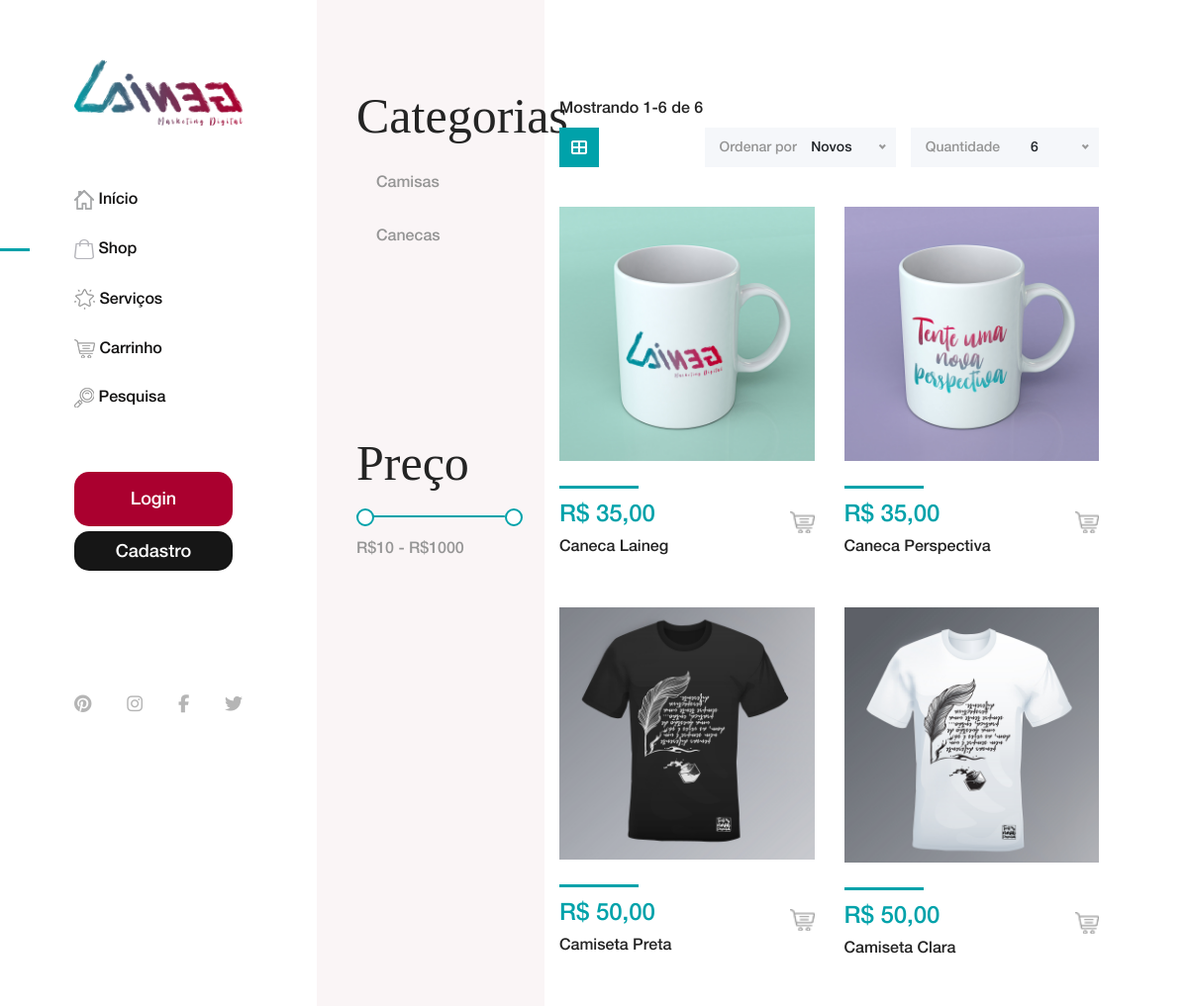
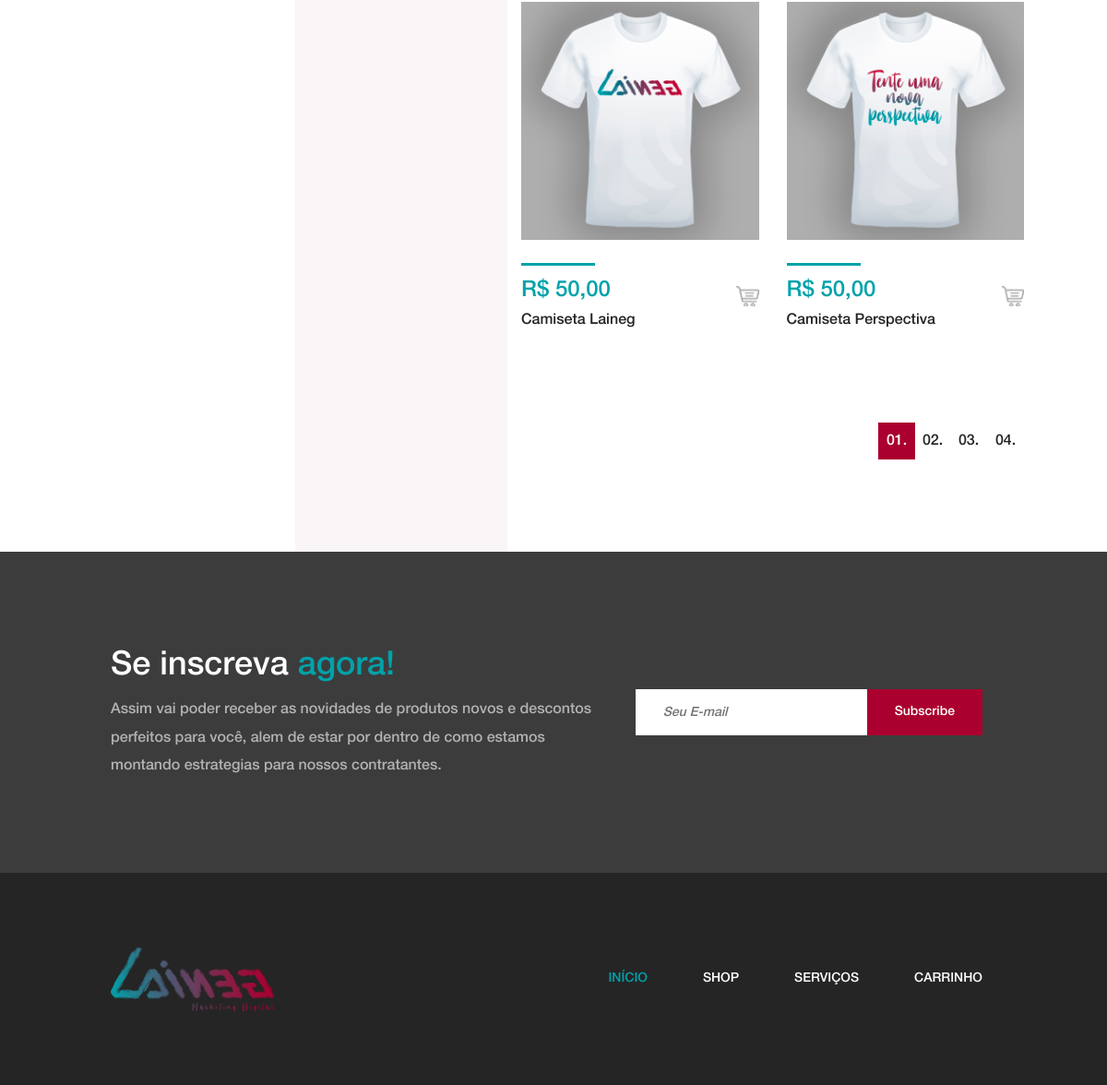
The page /shop.php on the database its author committed (2 pictures, top to bottom).
### tables this page shows
CREATE TABLE `carrinho_produtos` (
  `produto_id` int(11) NOT NULL,
  `produto_nome` varchar(255) NOT NULL,
  `produto_preco` decimal(10,2) NOT NULL,
  `produto_quantidade` int(11) NOT NULL,
  `produto_img` varchar(255) NOT NULL
);

### shop.php (the view, shortened to what this page needs)
<?php
require_once('conn.php');
?>
<!DOCTYPE html>
<html lang="en">
<head>
    <link rel="stylesheet" href="css/core-style.css">
</head>
<body>
    <div class="main-content-wrapper d-flex clearfix">
        <header class="header-area">
            <div class="logo">
                <a href="index.php"><img src="images/core-img/logo.png" alt=""></a>
            </div>
            <nav class="amado-nav mb-50">
                <ul>
                    <li><a href="index.php"><img src="images/inicio.png" alt=""> Início</a></li>
                    <li class="active"><a href="shop.php"><img src="images/loja.png" alt=""> Shop</a></li>
                    <li><a href="servicos.php"><img src="images/core-img/favorites.png" alt=""> Serviços</a></li>
                    <li><a href="carrinho.php" class="cart-nav"><img src="images/core-img/cart.png" alt=""> Carrinho</a>
                    <li>
                    <li><a href="#" class="search-nav"><img src="images/core-img/search.png" alt=""> Pesquisa</a>
                </ul>
            </nav>
            <div class="login-cad mt-30 mb-100">
                <a href="login.php" class="btn-padrao">Login</a>
                <a href="cadastro.php" class="btn-padrao-x">Cadastro</a>
            </div>
            <div class="social-info d-flex justify-content-between">
                <a href="#"><i class="fa fa-pinterest" aria-hidden="true"></i></a>
                <a href="https://www.instagram.com/laineg.corp/"><i class="fa fa-instagram" aria-hidden="true"></i></a>
                <a href="#"><i class="fa fa-facebook" aria-hidden="true"></i></a>
                <a href="https://twitter.com/LainegCorp"><i class="fa fa-twitter" aria-hidden="true"></i></a>
            </div>
        </header>
        <div class="shop_sidebar_area clearfix">
            <div class="widget catagory mb-5">
                <h3 style="font-size: 50px; font-family:'Molliquam', serif">Categorias</h3>
                <div class="catagories-menu">
                    <ul>
                        <li class=""><a href="#">Camisas</a></li>
                        <li><a href="#">Canecas</a></li>
                        <li><a href="#"></a></li>
                        <li><a href="#"></a></li>
                        <li><a href="#"></a></li>
                    </ul>
                </div>
            </div>
            <div class="widget price mb-50">
                <h3 style="font-size: 50px; font-family:'Molliquam', serif" class="mb-20">Preço</h3>
                <div class="widget-desc">
                    <div class="slider-range">
                        <div data-min="10" data-max="1000" data-unit="$" class="slider-range-price ui-slider ui-slider-horizontal ui-widget ui-widget-content ui-corner-all" data-value-min="10" data-value-max="1000" data-label-result="">
                            <span class="ui-slider-handle ui-state-default ui-corner-all" tabindex="0"></span>
                            <span class="ui-slider-handle ui-state-default ui-corner-all" tabindex="0"></span>
                        </div>
                        <div class="range-price">R$10 - R$1000</div>
                    </div>
                </div>
            </div>
        </div>
        <div class="amado_product_area section-padding-100">
            <div class="conteiner-ajuste">
                <div class="row">
                    <div class="col-12">
                        <div class="product-topbar d-xl-flex align-items-end justify-content-between">
                            <div class="total-products">
                                <h6>Mostrando 1-6 de 6</h6>
                                <div class="view d-flex">
                                    <a href="#"><i class="fa fa-th-large" aria-hidden="true"></i></a>
                                </div>
                            </div>
                            <div class="product-sorting d-flex">
                                <div class="sort-by-date d-flex align-items-center mr-15">
                                    <p>Ordenar por</p>
                                    <form action="#" method="get">
                                    </form>
                                </div>
                                <div class="view-product d-flex align-items-center">
                                    <p>Quantidade</p>
                                    <form action="#" method="get">
                                    </form>
                                </div>
                            </div>
                        </div>
                    </div>
                </div>
                <div class="row">
                    <?php
                    $verificar = $pdo->prepare("SELECT * FROM carrinho_produtos");
                    $verificar->execute();
                    foreach ($verificar as $aparecer) :
                        ?>
                        <div class="col-12 col-sm-6 col-md-12 col-xl-6">
                            <div class="single-product-wrapper">
                                <div class="product-img">
                                    <img src="images/<?= $aparecer['produto_img'] ?>" alt="">
                                </div>
                                <div class="product-description d-flex align-items-center justify-content-between">
                                    <div class="product-meta-data">
                                        <div class="line"></div>
                                        <p class="product-price">R$ <?= number_format($aparecer['produto_preco'], 2, ',', '.') ?></p>
                                        <a href="produto.php">
                                            <h6><?= $aparecer['produto_nome'] ?></h6>
                                        </a>
                                    </div>
                                    <div class="ratings-cart text-right">
                                        <div class="cart">
                                            <a href="comprar.php?prod=<?= $aparecer['produto_id'] ?>" data-toggle="tooltip" data-placement="left" title="Adicionar Carrinho" class="height-400"><img class="img-cardzinho" src="images/core-img/cart.png" alt=""></a>
                                        </div>
                                    </div>
                                </div>
                            </div>
                        </div>
                    <?php endforeach; ?>
                </div>
                <div class="row">
                    <div class="col-12">
                        <nav aria-label="navigation">
                            <ul class="pagination justify-content-end mt-50">
                                <li class="page-item active"><a class="page-link" href="#">01.</a></li>
                                <li class="page-item"><a class="page-link" href="#">02.</a></li>
                                <li class="page-item"><a class="page-link" href="#">03.</a></li>
                                <li class="page-item"><a class="page-link" href="#">04.</a></li>
                            </ul>
                        </nav>
                    </div>
                </div>
            </div>
        </div>
    </div>
    <section class="newsletter-area section-padding-100-0">
        <div class="conteiner">
            <div class="row align-items-center">
                <div class="col-12 col-lg-6 col-xl-7">
                    <div class="newsletter-text mb-100">
                        <h2>Se inscreva <span>agora!</span></h2>
                        <p>Assim vai poder receber as novidades de produtos novos e descontos perfeitos para você, alem de estar por dentro de como estamos montando estrategias para nossos contratantes.</p>
                    </div>
                </div>
                <div class="col-12 col-lg-6 col-xl-5">
                    <div class="newsletter-form mb-100">
                        <form action="#" method="post">
                            <input type="email" name="email" class="nl-email" placeholder="Seu E-mail">
                            <input type="submit" value="Subscribe">
                        </form>
                    </div>
                </div>
            </div>
        </div>
    </section>
    <footer class="footer_area clearfix">
        <div class="conteiner">
            <div class="row align-items-center">
                <div class="col-12 col-lg-4">
                    <div class="single_widget_area">
                        <div class="footer-logo mr-50">
                            <a href="index.php"><img class="img-logomarca" src="images/core-img/logo2.png" alt=""></a>
                        </div>
                    </div>
                </div>
                <div class="col-12 col-lg-8">
                    <div class="single_widget_area">
                        <div class="footer_menu">
                            <nav class="navbar navbar-expand-lg justify-content-end">
                                <div class="collapse navbar-collapse" id="footerNavContent">
                                    <ul class="navbar-nav ml-auto">
                                        <li class="nav-item active">
                                            <a class="nav-link" href="index.php">Início</a>
                                        </li>
                                        <li class="nav-item">
                                            <a class="nav-link" href="shop.php">Shop</a>
                                        </li>
                                        <li class="nav-item">
                                            <a class="nav-link" href="servicos.php">Serviços</a>
                                        </li>
                                        <li class="nav-item">
                                            <a class="nav-link" href="carrinho.php">Carrinho</a>
                                        </li>
                                    </ul>
                                </div>
                            </nav>
                        </div>
                    </div>
                </div>
            </div>
        </div>
    </footer>
</body>
</html>

### rows shown on the page
carrinho_produtos: produto_img (picture), produto_preco "35,00", produto_nome "Caneca Laineg"
carrinho_produtos: produto_img (picture), produto_preco "35,00", produto_nome "Caneca Perspectiva"
carrinho_produtos: produto_img (picture), produto_preco "50,00", produto_nome "Camiseta Preta"
carrinho_produtos: produto_img (picture), produto_preco "50,00", produto_nome "Camiseta Clara"
carrinho_produtos: produto_img (picture), produto_preco "50,00", produto_nome "Camiseta Laineg"
carrinho_produtos: produto_img (picture), produto_preco "50,00", produto_nome "Camiseta Perspectiva"
